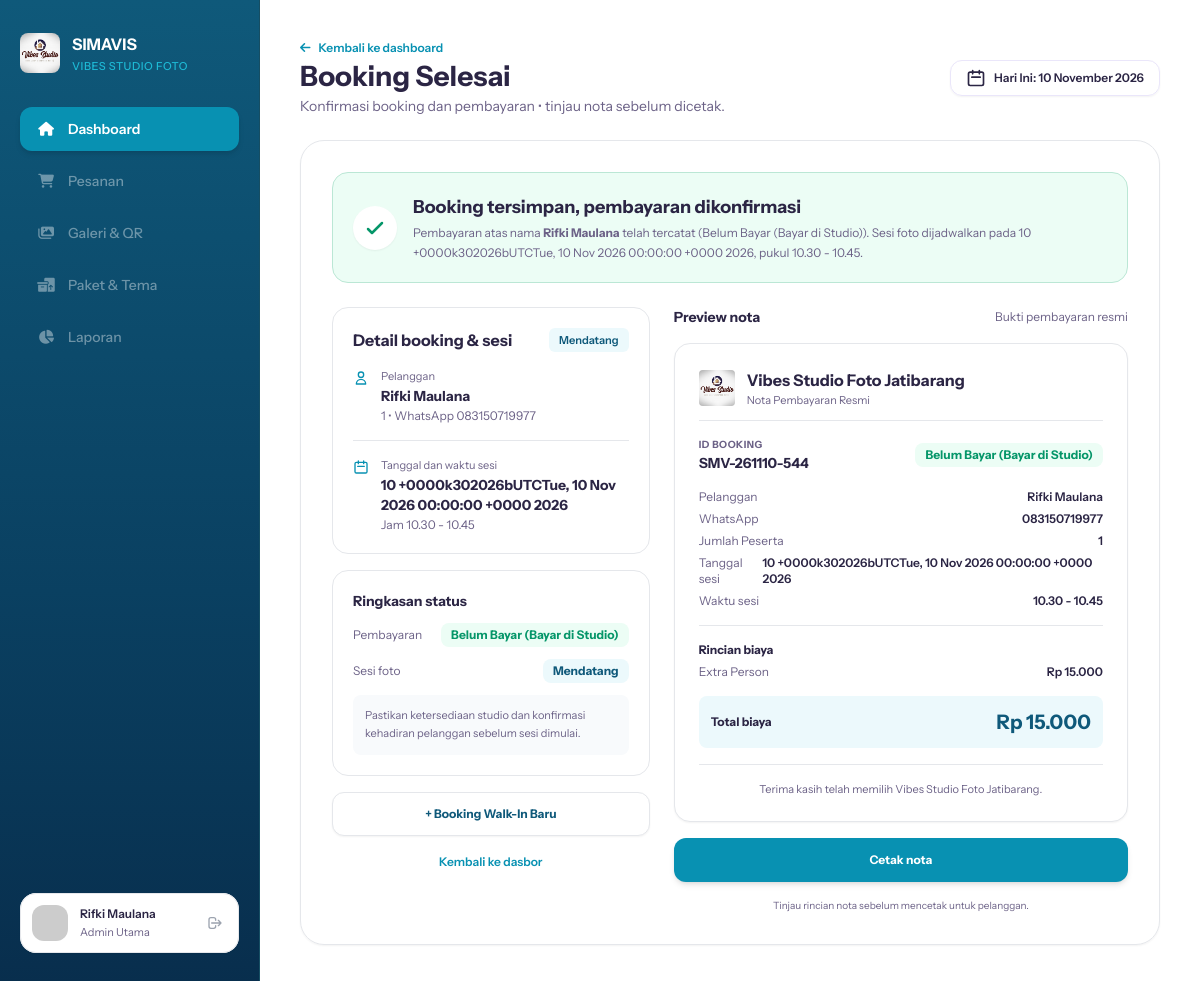
The page /staf/BookingSelesai.php (signed in) on the database its author committed.
### tables this page shows
CREATE TABLE `booking` (
  `id` int(11) NOT NULL,
  `id_pelanggan` int(11) DEFAULT 1,
  `nama_lengkap` varchar(100) NOT NULL,
  `no_whatsapp` varchar(20) NOT NULL,
  `email` varchar(100) DEFAULT NULL,
  `jumlah_peserta` varchar(20) NOT NULL,
  `nama_paket` varchar(100) NOT NULL,
  `harga_paket` int(11) NOT NULL,
  `biaya_tambahan` int(11) DEFAULT 0,
  `total_harga` int(11) NOT NULL,
  `tanggal_sesi` date NOT NULL,
  `jam_sesi` varchar(50) NOT NULL,
  `kode_booking` varchar(50) NOT NULL,
  `status_pembayaran` varchar(50) DEFAULT 'Lunas',
  `status_sesi` enum('Mendatang','Selesai','Batal') DEFAULT 'Mendatang',
  `created_at` timestamp NOT NULL DEFAULT current_timestamp(),
  `rating` int(11) DEFAULT 0,
  `ulasan` text DEFAULT NULL
);

### staf/BookingSelesai.php (the view, shortened to what this page needs)
<?php
function formatTanggalIndo($tanggal) {
    $bulan = [
        1 => 'Januari', 'Februari', 'Maret', 'April', 'Mei', 'Juni',
        'Juli', 'Agustus', 'September', 'Oktober', 'November', 'Desember'
    ];
    $split = explode('-', date('Y-m-d', strtotime($tanggal)));
    return $split[2] . ' ' . $bulan[(int)$split[1]] . ' ' . $split[0];
}
$id_booking = isset($_GET['id']) ? intval($_GET['id']) : 0;
if ($id_booking === 0) {
    $q_last = mysqli_query($conn, "SELECT id FROM booking ORDER BY id DESC LIMIT 1");
    if ($row_last = mysqli_fetch_assoc($q_last)) {
        $id_booking = $row_last['id'];
    }
}
$query = mysqli_query($conn, "SELECT * FROM booking WHERE id = $id_booking");
$data = mysqli_fetch_assoc($query);
$nama_pelanggan   = $data['nama_lengkap'] ?? 'Pelanggan';
$no_whatsapp      = $data['no_whatsapp'] ?? '-';
$jumlah_peserta   = $data['jumlah_peserta'] ?? '1 orang';
$kode_booking     = $data['kode_booking'] ?? 'SIM-' . $data['id'];
$nama_paket       = $data['nama_paket'] ?? 'Paket Foto';
$total_harga      = intval($data['total_harga'] ?? 0);
$tanggal_sesi     = !empty($data['tanggal_sesi']) ? date('d Oktober Y', strtotime($data['tanggal_sesi'])) : date('d M Y');
$jam_sesi         = $data['jam_sesi'] ?? '10.00 WIB';
$status_bayar     = $data['status_pembayaran'] ?? 'Lunas';
$status_sesi      = $data['status_sesi'] ?? 'Terjadwal';
?>
<!DOCTYPE html>
<html lang="id">
<head>
  <script src="https://cdn.tailwindcss.com"></script>
  <link rel="stylesheet" href="https://cdnjs.cloudflare.com/ajax/libs/font-awesome/6.4.0/css/all.min.css">
</head>
<body class="bg-[#F8FAFC] flex h-screen w-screen overflow-hidden">
  <aside class="w-[260px] h-full flex-shrink-0 p-5 pt-8 pb-8 flex flex-col justify-between items-start border-r border-[#164E63]"
       style="background: linear-gradient(180deg, #0F597A 0%, #0A4061 60%, #082E4D 100%);">
    <div class="w-full flex flex-col justify-start items-start gap-8">
      <div class="flex justify-start items-center gap-3">
        <img src="../user/asset/logo.jpeg" alt="Logo SIMAVIS" class="w-10 h-10 rounded-lg object-cover shadow-xs" />
        <div class="flex flex-col justify-start items-start gap-0.5">
          <div class="text-white text-base font-bold">SIMAVIS</div>
          <div class="text-[#22D3EE]/80 text-[11px] font-medium uppercase tracking-wider">Vibes Studio Foto</div>
        </div>
      </div>
      <nav class="w-full flex flex-col gap-2">
            <a href="dashboard.php" class="w-full px-4 py-3 bg-[#0891B2] rounded-xl flex justify-start items-center gap-3 text-white font-semibold text-sm shadow-md">
                <i class="fa-solid fa-house w-5 text-center"></i>
                <span class="flex-1">Dashboard</span>
            </a>
            <a href="javascript:void(0)" onclick="return false;" class="w-full px-4 py-3 rounded-xl flex justify-start items-center gap-3 text-white/40 font-medium text-sm cursor-not-allowed select-none">
                <i class="fa-solid fa-cart-shopping w-5 text-center"></i>
                <span class="flex-1">Pesanan</span>
            </a>
            <a href="javascript:void(0)" onclick="return false;" class="w-full px-4 py-3 rounded-xl flex justify-start items-center gap-3 text-white/40 font-medium text-sm cursor-not-allowed select-none">
                <i class="fa-solid fa-images w-5 text-center"></i>
                <span class="flex-1">Galeri & QR</span>
            </a>
            <a href="javascript:void(0)" onclick="return false;" class="w-full px-4 py-3 rounded-xl flex justify-start items-center gap-3 text-white/40 font-medium text-sm cursor-not-allowed select-none">
                <i class="fa-solid fa-boxes-packing w-5 text-center"></i>
                <span class="flex-1">Paket & Tema</span>
            </a>
            <a href="javascript:void(0)" onclick="return false;" class="w-full px-4 py-3 rounded-xl flex justify-start items-center gap-3 text-white/40 font-medium text-sm cursor-not-allowed select-none">
                <i class="fa-solid fa-chart-pie w-5 text-center"></i>
                <span class="flex-1">Laporan</span>
            </a>
      </nav>
    </div>
    <div class="w-full p-3 bg-white rounded-2xl outline outline-1 outline-[#E5E7EB] -outline-offset-1 flex justify-start items-center gap-3 shadow-sm">
      <img class="w-9 h-9 rounded-xl flex-shrink-0" src="https://placehold.co/36x36" alt="User Profile" />
      <div class="flex-1 flex flex-col justify-start items-start gap-0.5 min-w-0">
        <div class="text-[#2B2544] text-xs font-semibold truncate w-full"><?= htmlspecialchars($_SESSION['nama_staf'] ?? 'Dimas Prayoga'); ?></div>
        <div class="text-[#6C6287] text-[11px] font-normal truncate w-full">Admin Utama</div>
      </div>
      <a href="login.php" title="Keluar" class="p-1 text-gray-400 hover:text-red-500 transition-colors">
        <svg xmlns="http://www.w3.org/2000/svg" class="w-4 h-4" fill="none" viewBox="0 0 24 24" stroke="currentColor">
          <path stroke-linecap="round" stroke-linejoin="round" stroke-width="2" d="M17 16l4-4m0 0l-4-4m4 4H7m6 4v1a3 3 0 01-3 3H6a3 3 0 01-3-3V7a3 3 0 013-3h4a3 3 0 013 3v1" />
        </svg>
      </a>
    </div>
</aside>
  <main class="flex-1 h-full flex flex-col min-w-0 overflow-hidden bg-white">
    <div class="flex-1 overflow-y-auto p-8 lg:p-10 flex flex-col gap-6 custom-scrollbar">
      <div class="flex justify-between items-center w-full">
        <div class="flex flex-col gap-1">
          <a href="dashboard.php" class="flex items-center gap-2 text-[#0891B2] text-xs font-semibold hover:underline w-fit">
          <i class="fa-solid fa-arrow-left"></i>
          <span>Kembali ke dashboard</span>
          </a>
          <h1 class="text-[#2B2544] text-2xl lg:text-[28px] font-bold">Booking Selesai</h1>
          <p class="text-[#6C6287] text-sm font-normal">Konfirmasi booking dan pembayaran • tinjau nota sebelum dicetak.</p>
        </div>
        <div class="flex items-center gap-3">
          <div class="px-4 py-2 bg-white shadow-sm rounded-xl outline outline-1 outline-[#EAE6FA] -outline-offset-1 flex items-center gap-2">
            <svg class="w-5 h-5 text-[#2B2544] shrink-0" fill="none" viewBox="0 0 24 24" stroke="currentColor">
                <path stroke-linecap="round" stroke-linejoin="round" stroke-width="2" d="M8 7V3m8 4V3m-9 8h10M5 21h14a2 2 0 002-2V7a2 2 0 00-2-2H5a2 2 0 00-2 2v12a2 2 0 002 2z"/>
            </svg>
            <span class="text-[#2B2544] text-xs font-semibold">Hari Ini: <?= formatTanggalIndo(date('Y-m-d')); ?></span>
          </div>
        </div>
      </div>
      <div class="p-6 lg:p-8 bg-white shadow-sm rounded-[24px] outline outline-1 outline-[#E5E7EB] -outline-offset-1 flex flex-col gap-6">
        <div class="p-5 bg-[#ECFDF5] border border-[#BBE7D5] rounded-2xl flex items-center gap-4">
          <div class="w-11 h-11 bg-white rounded-full flex justify-center items-center shrink-0 shadow-sm">
            <svg class="w-6 h-6 text-[#059669]" fill="none" viewBox="0 0 24 24" stroke="currentColor">
              <path stroke-linecap="round" stroke-linejoin="round" stroke-width="2.5" d="M5 13l4 4L19 7" />
            </svg>
          </div>
          <div class="flex flex-col gap-0.5">
            <h2 class="text-[#2B2544] text-lg font-bold">Booking tersimpan, pembayaran dikonfirmasi</h2>
            <p class="text-[#6C6287] text-xs leading-relaxed">Pembayaran atas nama <strong><?= htmlspecialchars($nama_pelanggan); ?></strong> telah tercatat (<?= htmlspecialchars($status_bayar); ?>). Sesi foto dijadwalkan pada <?= $tanggal_sesi; ?>, pukul <?= htmlspecialchars($jam_sesi); ?>.</p>
          </div>
        </div>
        <div class="grid grid-cols-1 lg:grid-cols-12 gap-6 items-start">
          <div class="lg:col-span-5 flex flex-col gap-4">
            <div class="p-5 bg-white border border-[#E5E7EB] rounded-2xl flex flex-col gap-4 text-xs">
              <div class="flex justify-between items-center">
                <h3 class="text-[#2B2544] text-base font-bold">Detail booking & sesi</h3>
                <span class="px-2.5 py-1 bg-[#ECF9FC] text-[#0F597A] font-semibold rounded-md text-[11px]"><?= htmlspecialchars($status_sesi); ?></span>
              </div>
              <div class="flex gap-3">
                <svg class="w-4 h-4 text-[#0891B2] shrink-0 mt-0.5" fill="none" viewBox="0 0 24 24" stroke="currentColor"><path stroke-linecap="round" stroke-linejoin="round" stroke-width="2" d="M16 7a4 4 0 11-8 0 4 4 0 018 0zM12 14a7 7 0 00-7 7h14a7 7 0 00-7-7z"/></svg>
                <div class="flex flex-col gap-0.5">
                  <span class="text-[#6C6287] text-[11px]">Pelanggan</span>
                  <span class="font-bold text-[#2B2544] text-sm"><?= htmlspecialchars($nama_pelanggan); ?></span>
                  <span class="text-[#6C6287]"><?= htmlspecialchars($jumlah_peserta); ?> • WhatsApp <?= htmlspecialchars($no_whatsapp); ?></span>
                </div>
              </div>
              <hr class="border-gray-200" />
              <div class="flex gap-3">
                <svg class="w-4 h-4 text-[#0891B2] shrink-0 mt-0.5" fill="none" viewBox="0 0 24 24" stroke="currentColor"><path stroke-linecap="round" stroke-linejoin="round" stroke-width="2" d="M8 7V3m8 4V3m-9 8h10M5 21h14a2 2 0 002-2V7a2 2 0 00-2-2H5a2 2 0 00-2 2v12a2 2 0 002 2z"/></svg>
                <div class="flex flex-col gap-0.5">
                  <span class="text-[#6C6287] text-[11px]">Tanggal dan waktu sesi</span>
                  <span class="font-bold text-[#2B2544] text-sm"><?= $tanggal_sesi; ?></span>
                  <span class="text-[#6C6287]">Jam <?= htmlspecialchars($jam_sesi); ?></span>
                </div>
              </div>
            </div>
            <div class="p-5 bg-white border border-[#E5E7EB] rounded-2xl flex flex-col gap-3 text-xs">
              <h3 class="text-[#2B2544] font-bold text-sm">Ringkasan status</h3>
              <div class="flex justify-between items-center">
                <span class="text-[#6C6287]">Pembayaran</span>
                <span class="px-2.5 py-1 bg-[#ECFDF5] text-[#059669] font-bold rounded-lg text-xs"><?= htmlspecialchars($status_bayar); ?></span>
              </div>
              <div class="flex justify-between items-center">
                <span class="text-[#6C6287]">Sesi foto</span>
                <span class="px-2.5 py-1 bg-[#ECF9FC] text-[#0F597A] font-bold rounded-lg text-xs"><?= htmlspecialchars($status_sesi); ?></span>
              </div>
              <div class="p-3 bg-[#F8FAFC] rounded-lg text-[#6C6287] text-[11px] leading-relaxed flex gap-2">
                <span>Pastikan ketersediaan studio dan konfirmasi kehadiran pelanggan sebelum sesi dimulai.</span>
              </div>
            </div>
            <div class="flex flex-col gap-2">
              <a href="booking.php" class="w-full h-11 bg-white border border-[#E5E7EB] hover:bg-gray-50 transition-colors text-[#0F597A] font-bold rounded-xl flex justify-center items-center gap-2 text-xs shadow-sm">
                <span>+ Booking Walk-In Baru</span>
              </a>
              <a href="dashboard.php" class="w-full h-9 flex justify-center items-center text-[#0891B2] font-semibold text-xs hover:underline gap-1.5">
                <span>Kembali ke dasbor</span>
              </a>
            </div>
          </div>
          <div class="lg:col-span-7 flex flex-col gap-4">
            <div class="flex justify-between items-center">
              <div class="flex items-center gap-2 font-bold text-[#2B2544] text-sm">
                <span>Preview nota</span>
              </div>
              <span class="text-xs text-[#6C6287]">Bukti pembayaran resmi</span>
            </div>
            <div id="printableReceipt" class="p-6 bg-white shadow-sm border border-[#E5E7EB] rounded-2xl flex flex-col gap-4 text-xs">
              <div class="flex items-center gap-3 pb-3 border-b border-gray-200">
                <img src="../user/asset/logo.jpeg" alt="Logo" class="w-9 h-9 rounded object-cover" />
                <div class="flex flex-col">
                  <h4 class="font-bold text-[#2B2544] text-base">Vibes Studio Foto Jatibarang</h4>
                  <span class="text-[#6C6287] text-[11px]">Nota Pembayaran Resmi</span>
                </div>
              </div>
              <div class="flex justify-between items-center">
                <div class="flex flex-col">
                  <span class="text-[10px] text-[#6C6287] uppercase font-bold tracking-wider">ID BOOKING</span>
                  <div class="font-bold text-[#2B2544] text-sm"><?= htmlspecialchars($kode_booking); ?></div>
                </div>
                <span class="px-2.5 py-1 bg-[#ECFDF5] text-[#059669] font-bold rounded-lg text-xs"><?= htmlspecialchars($status_bayar); ?></span>
              </div>
              <div class="flex flex-col gap-1.5">
                <div class="flex justify-between"><span class="text-[#6C6287]">Pelanggan</span><span class="font-semibold text-[#2B2544]"><?= htmlspecialchars($nama_pelanggan); ?></span></div>
                <div class="flex justify-between"><span class="text-[#6C6287]">WhatsApp</span><span class="font-semibold text-[#2B2544]"><?= htmlspecialchars($no_whatsapp); ?></span></div>
                <div class="flex justify-between"><span class="text-[#6C6287]">Jumlah Peserta</span><span class="font-semibold text-[#2B2544]"><?= htmlspecialchars($jumlah_peserta); ?></span></div>
                <div class="flex justify-between"><span class="text-[#6C6287]">Tanggal sesi</span><span class="font-semibold text-[#2B2544]"><?= $tanggal_sesi; ?></span></div>
                <div class="flex justify-between"><span class="text-[#6C6287]">Waktu sesi</span><span class="font-semibold text-[#2B2544]"><?= htmlspecialchars($jam_sesi); ?></span></div>
              </div>
              <hr class="border-gray-200" />
              <div class="flex flex-col gap-1.5">
                <span class="font-bold text-[#2B2544]">Rincian biaya</span>
                <div class="flex justify-between">
                  <span class="text-[#6C6287]"><?= htmlspecialchars($nama_paket); ?></span>
                  <span class="font-semibold text-[#2B2544]">Rp <?= number_format($total_harga, 0, ',', '.'); ?></span>
                </div>
              </div>
              <div class="p-3 bg-[#ECF9FC] rounded-lg flex justify-between items-center">
                <span class="font-bold text-[#2B2544] text-xs">Total biaya</span>
                <span class="font-bold text-[#0F597A] text-xl">Rp <?= number_format($total_harga, 0, ',', '.'); ?></span>
              </div>
              <hr class="border-gray-200" />
              <p class="text-center text-[#6C6287] text-[11px]">Terima kasih telah memilih Vibes Studio Foto Jatibarang.</p>
            </div>
            <button onclick="window.print()" class="w-full h-11 bg-[#0891B2] hover:bg-[#06748f] transition-colors text-white font-bold rounded-xl text-center text-xs shadow-md flex justify-center items-center gap-2">
              <span>Cetak nota</span>
            </button>
            <p class="text-center text-[10px] text-[#6C6287]">Tinjau rincian nota sebelum mencetak untuk pelanggan.</p>
          </div>
        </div>
      </div>
    </div>
  </main>
</body>
</html>

### staf/BookingSelesai.php (style rules this page uses)
body { font-family: 'Instrument Sans', sans-serif; }

### rows shown on the page
booking: nama_lengkap "Rifki Maulana", status_pembayaran "Belum Bayar (Bayar di Studio)", tanggal_sesi "10 +0000k302026bUTCTue, 10 Nov 2026 00:00:00 +0000 2026", jam_sesi "10.30 - 10.45", status_sesi "Mendatang", jumlah_peserta "1", no_whatsapp "083150719977", kode_booking "SMV-261110-544", nama_paket "Extra Person", total_harga "15.000"

### other values the page prints
$_SESSION['nama_staf'] "Rifki Maulana"
